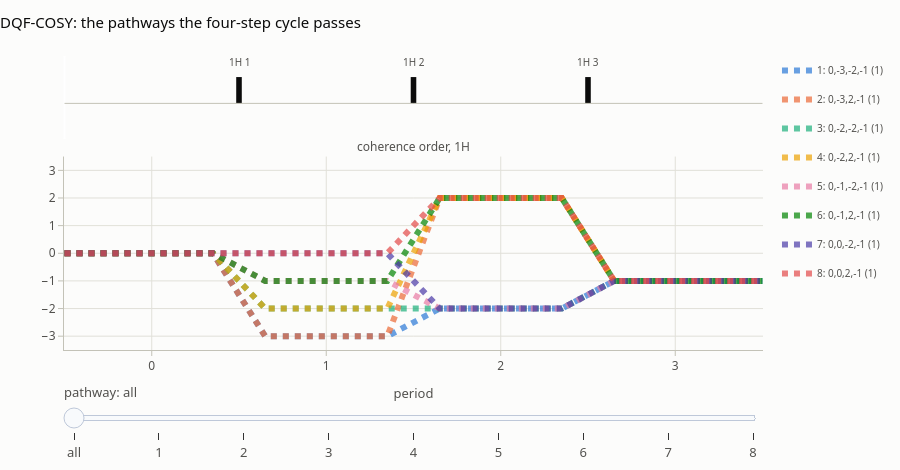

Source (notebook cell):
### Markdown cell above
## The pathways in ctps

`to_ctps` turns a program into a `ctps.Sequence` and `ctps.PhaseCycle` (orders
from the basis, the start from `rho0`, the end from the coil, gradients as
deltas of the same area), which is how `select` gets its weights; the
`ctps.PathwayResult` behind a selection is its `result`, so the pathway
explorer and the cycle search of `ctps` apply to a program as they are:

### Code cell
from ctps.plot import plot_pathways

sequence, cycle = dqf_cosy.to_ctps(spin_system)
print(cycle.cog_string(), "|", sequence.n_pulses, "pulses,", sequence.n_periods, "periods")
plot_pathways(selection.result, top=8, title="DQF-COSY: the pathways the four-step cycle passes")

### Figure 1 — Plotly figure (JSON) as saved in the notebook; plotly's stock layout.template omitted (floating-point values rounded to 4 significant figures)
{"data": [{"hovertemplate": "pathway 1: 0,-3,-2,-1<br>total 1, ψ 0°<br>pc 1 · grad 1 · diff 1 · pulse 1<extra></extra>", "legendgroup": "0", "line": {"color": "#2a78d6", "dash": "dot", "width": 6.0}, "mode": "lines", "name": "1: 0,-3,-2,-1 (1)", "opacity": 0.7, "showlegend": true, "x": [0.0, 0.85, 1.15, 1.85, 2.15, 2.85, 3.15, 4.0], "y": [0, 0, -3, -3, -2, -2, -1, -1], "type": "scatter", "xaxis": "x2", "yaxis": "y2"}, {"hovertemplate": "pathway 2: 0,-3,2,-1<br>total 1, ψ 0°<br>pc 1 · grad 1 · diff 1 · pulse 1<extra></extra>", "legendgroup": "1", "line": {"color": "#eb6834", "dash": "dot", "width": 6.0}, "mode": "lines", "name": "2: 0,-3,2,-1 (1)", "opacity": 0.7, "showlegend": true, "x": [0.0, 0.85, 1.15, 1.85, 2.15, 2.85, 3.15, 4.0], "y": [0, 0, -3, -3, 2, 2, -1, -1], "type": "scatter", "xaxis": "x2", "yaxis": "y2"}, {"hovertemplate": "pathway 3: 0,-2,-2,-1<br>total 1, ψ 0°<br>pc 1 · grad 1 · diff 1 · pulse 1<extra></extra>", "legendgroup": "2", "line": {"color": "#1baf7a", "dash": "dot", "width": 6.0}, "mode": "lines", "name": "3: 0,-2,-2,-1 (1)", "opacity": 0.7, "showlegend": true, "x": [0.0, 0.85, 1.15, 1.85, 2.15, 2.85, 3.15, 4.0], "y": [0, 0, -2, -2, -2, -2, -1, -1], "type": "scatter", "xaxis": "x2", "yaxis": "y2"}, {"hovertemplate": "pathway 4: 0,-2,2,-1<br>total 1, ψ 0°<br>pc 1 · grad 1 · diff 1 · pulse 1<extra></extra>", "legendgroup": "3", "line": {"color": "#eda100", "dash": "dot", "width": 6.0}, "mode": "lines", "name": "4: 0,-2,2,-1 (1)", "opacity": 0.7, "showlegend": true, "x": [0.0, 0.85, 1.15, 1.85, 2.15, 2.85, 3.15, 4.0], "y": [0, 0, -2, -2, 2, 2, -1, -1], "type": "scatter", "xaxis": "x2", "yaxis": "y2"}, {"hovertemplate": "pathway 5: 0,-1,-2,-1<br>total 1, ψ 0°<br>pc 1 · grad 1 · diff 1 · pulse 1<extra></extra>", "legendgroup": "4", "line": {"color": "#e87ba4", "dash": "dot", "width": 6.0}, "mode": "lines", "name": "5: 0,-1,-2,-1 (1)", "opacity": 0.7, "showlegend": true, "x": [0.0, 0.85, 1.15, 1.85, 2.15, 2.85, 3.15, 4.0], "y": [0, 0, -1, -1, -2, -2, -1, -1], "type": "scatter", "xaxis": "x2", "yaxis": "y2"}, {"hovertemplate": "pathway 6: 0,-1,2,-1<br>total 1, ψ 0°<br>pc 1 · grad 1 · diff 1 · pulse 1<extra></extra>", "legendgroup": "5", "line": {"color": "#008300", "dash": "dot", "width": 6.0}, "mode": "lines", "name": "6: 0,-1,2,-1 (1)", "opacity": 0.7, "showlegend": true, "x": [0.0, 0.85, 1.15, 1.85, 2.15, 2.85, 3.15, 4.0], "y": [0, 0, -1, -1, 2, 2, -1, -1], "type": "scatter", "xaxis": "x2", "yaxis": "y2"}, {"hovertemplate": "pathway 7: 0,0,-2,-1<br>total 1, ψ 0°<br>pc 1 · grad 1 · diff 1 · pulse 1<extra></extra>", "legendgroup": "6", "line": {"color": "#4a3aa7", "dash": "dot", "width": 6.0}, "mode": "lines", "name": "7: 0,0,-2,-1 (1)", "opacity": 0.7, "showlegend": true, "x": [0.0, 0.85, 1.15, 1.85, 2.15, 2.85, 3.15, 4.0], "y": [0, 0, 0, 0, -2, -2, -1, -1], "type": "scatter", "xaxis": "x2", "yaxis": "y2"}, {"hovertemplate": "pathway 8: 0,0,2,-1<br>total 1, ψ 0°<br>pc 1 · grad 1 · diff 1 · pulse 1<extra></extra>", "legendgroup": "7", "line": {"color": "#e34948", "dash": "dot", "width": 6.0}, "mode": "lines", "name": "8: 0,0,2,-1 (1)", "opacity": 0.7, "showlegend": true, "x": [0.0, 0.85, 1.15, 1.85, 2.15, 2.85, 3.15, 4.0], "y": [0, 0, 0, 0, 2, 2, -1, -1], "type": "scatter", "xaxis": "x2", "yaxis": "y2"}], "layout": {"xaxis": {"anchor": "y", "domain": [0.0, 1.0], "matches": "x2", "showticklabels": false, "showgrid": false}, "yaxis": {"anchor": "x", "domain": [0.718, 1.0], "visible": false, "range": [-1.35, 1.8]}, "xaxis2": {"anchor": "y2", "domain": [0.0, 1.0], "title": {"font": {"color": "#52514e", "size": 13}, "text": "period"}, "tickfont": {"color": "#52514e", "size": 12}, "showgrid": true, "gridcolor": "#e1e0d9", "zeroline": false, "showline": true, "linecolor": "#c3c2b7", "ticks": "outside", "tickcolor": "#c3c2b7", "tickvals": [0.5, 1.5, 2.5, 3.5], "ticktext": ["0", "1", "2", "3"]}, "yaxis2": {"anchor": "x2", "domain": [0.0, 0.658], "tickfont": {"color": "#52514e", "size": 12}, "title": {"font": {"color": "#52514e", "size": 13}}, "range": [-3.5, 3.5], "dtick": 1, "showgrid": true, "gridcolor": "#e1e0d9", "zeroline": false, "showline": true, "linecolor": "#c3c2b7", "ticks": "outside", "tickcolor": "#c3c2b7"}, "annotations": [{"font": {"color": "#52514e", "size": 12}, "showarrow": false, "text": "coherence order, 1H", "x": 0.5, "xanchor": "center", "xref": "paper", "y": 0.658, "yanchor": "bottom", "yref": "paper"}, {"font": {"color": "#52514e", "size": 10}, "showarrow": false, "text": "1H 1", "x": 1.0, "xanchor": "center", "xref": "x", "y": 1.22, "yanchor": "bottom", "yref": "y"}, {"font": {"color": "#52514e", "size": 10}, "showarrow": false, "text": "1H 2", "x": 2.0, "xanchor": "center", "xref": "x", "y": 1.22, "yanchor": "bottom", "yref": "y"}, {"font": {"color": "#52514e", "size": 10}, "showarrow": false, "text": "1H 3", "x": 3.0, "xanchor": "center", "xref": "x", "y": 1.22, "yanchor": "bottom", "yref": "y"}], "shapes": [{"fillcolor": "#0b0b0b", "line": {"width": 0}, "type": "rect", "x0": 0.984, "x1": 1.016, "xref": "x", "y0": 0.0, "y1": 1.0, "yref": "y"}, {"fillcolor": "#0b0b0b", "line": {"width": 0}, "type": "rect", "x0": 1.984, "x1": 2.016, "xref": "x", "y0": 0.0, "y1": 1.0, "yref": "y"}, {"fillcolor": "#0b0b0b", "line": {"width": 0}, "type": "rect", "x0": 2.984, "x1": 3.016, "xref": "x", "y0": 0.0, "y1": 1.0, "yref": "y"}, {"line": {"color": "#c3c2b7", "width": 1}, "type": "line", "x0": 0.0, "x1": 4.0, "xref": "x", "y0": 0.0, "y1": 0.0, "yref": "y"}], "font": {"family": "system-ui, -apple-system, \"Segoe UI\", Roboto, sans-serif", "color": "#0b0b0b", "size": 13}, "margin": {"l": 64, "r": 24, "t": 56, "b": 48}, "title": {"font": {"size": 15, "color": "#0b0b0b"}, "text": "DQF-COSY: the pathways the four-step cycle passes", "x": 0, "xanchor": "left"}, "legend": {"font": {"size": 10, "color": "#52514e"}, "orientation": "v", "x": 1.02, "y": 1, "bgcolor": "rgba(0,0,0,0)"}, "modebar": {"bgcolor": "rgba(0,0,0,0)", "color": "#898781", "activecolor": "#52514e", "remove": ["lasso2d", "select2d"]}, "sliders": [{"active": 0, "currentvalue": {"font": {"color": "#52514e"}, "prefix": "pathway: "}, "font": {"color": "#52514e"}, "pad": {"t": 30}, "steps": [{"args": [{"opacity": [0.7, 0.7, 0.7, 0.7, 0.7, 0.7, 0.7, 0.7]}, {"annotations": [{"font": {"color": "#52514e", "size": 12}, "showarrow": false, "text": "coherence order, 1H", "x": 0.5, "xanchor": "center", "xref": "paper", "y": 0.658, "yanchor": "bottom", "yref": "paper"}, {"font": {"color": "#52514e", "size": 10}, "showarrow": false, "text": "1H 1", "x": 1.0, "xanchor": "center", "xref": "x", "y": 1.22, "yanchor": "bottom", "yref": "y"}, {"font": {"color": "#52514e", "size": 10}, "showarrow": false, "text": "1H 2", "x": 2.0, "xanchor": "center", "xref": "x", "y": 1.22, "yanchor": "bottom", "yref": "y"}, {"font": {"color": "#52514e", "size": 10}, "showarrow": false, "text": "1H 3", "x": 3.0, "xanchor": "center", "xref": "x", "y": 1.22, "yanchor": "bottom", "yref": "y"}]}], "label": "all", "method": "update"}, {"args": [{"opacity": [1.0, 0.12, 0.12, 0.12, 0.12, 0.12, 0.12, 0.12]}, {"annotations": [{"font": {"color": "#52514e", "size": 12}, "showarrow": false, "text": "coherence order, 1H", "x": 0.5, "xanchor": "center", "xref": "paper", "y": 0.658, "yanchor": "bottom", "yref": "paper"}, {"font": {"color": "#52514e", "size": 10}, "showarrow": false, "text": "1H 1", "x": 1.0, "xanchor": "center", "xref": "x", "y": 1.22, "yanchor": "bottom", "yref": "y"}, {"font": {"color": "#52514e", "size": 10}, "showarrow": false, "text": "1H 2", "x": 2.0, "xanchor": "center", "xref": "x", "y": 1.22, "yanchor": "bottom", "yref": "y"}, {"font": {"color": "#52514e", "size": 10}, "showarrow": false, "text": "1H 3", "x": 3.0, "xanchor": "center", "xref": "x", "y": 1.22, "yanchor": "bottom", "yref": "y"}, {"xref": "paper", "yref": "paper", "x": 1.0, "y": 0.0, "xanchor": "right", "yanchor": "bottom", "align": "left", "showarrow": false, "bgcolor": "#fcfcfb", "bordercolor": "#c3c2b7", "borderwidth": 1, "font": {"size": 11, "color": "#0b0b0b"}, "text": "<b>pathway 1</b> 0,-3,-2,-1<br>total 1, ψ 0°<br>phase cycle 1<br>gradient 1<br>diffusion 1<br>pulses 1"}]}], "label": "1", "method": "update"}, {"args": [{"opacity": [0.12, 1.0, 0.12, 0.12, 0.12, 0.12, 0.12, 0.12]}, {"annotations": [{"font": {"color": "#52514e", "size": 12}, "showarrow": false, "text": "coherence order, 1H", "x": 0.5, "xanchor": "center", "xref": "paper", "y": 0.658, "yanchor": "bottom", "yref": "paper"}, {"font": {"color": "#52514e", "size": 10}, "showarrow": false, "text": "1H 1", "x": 1.0, "xanchor": "center", "xref": "x", "y": 1.22, "yanchor": "bottom", "yref": "y"}, {"font": {"color": "#52514e", "size": 10}, "showarrow": false, "text": "1H 2", "x": 2.0, "xanchor": "center", "xref": "x", "y": 1.22, "yanchor": "bottom", "yref": "y"}, {"font": {"color": "#52514e", "size": 10}, "showarrow": false, "text": "1H 3", "x": 3.0, "xanchor": "center", "xref": "x", "y": 1.22, "yanchor": "bottom", "yref": "y"}, {"xref": "paper", "yref": "paper", "x": 1.0, "y": 0.0, "xanchor": "right", "yanchor": "bottom", "align": "left", "showarrow": false, "bgcolor": "#fcfcfb", "bordercolor": "#c3c2b7", "borderwidth": 1, "font": {"size": 11, "color": "#0b0b0b"}, "text": "<b>pathway 2</b> 0,-3,2,-1<br>total 1, ψ 0°<br>phase cycle 1<br>gradient 1<br>diffusion 1<br>pulses 1"}]}], "label": "2", "method": "update"}, {"args": [{"opacity": [0.12, 0.12, 1.0, 0.12, 0.12, 0.12, 0.12, 0.12]}, {"annotations": [{"font": {"color": "#52514e", "size": 12}, "showarrow": false, "text": "coherence order, 1H", "x": 0.5, "xanchor": "center", "xref": "paper", "y": 0.658, "yanchor": "bottom", "yref": "paper"}, {"font": {"color": "#52514e", "size": 10}, "showarrow": false, "text": "1H 1", "x": 1.0, "xanchor": "center", "xref": "x", "y": 1.22, "yanchor": "bottom", "yref": "y"}, {"font": {"color": "#52514e", "size": 10}, "showarrow": false, "text": "1H 2", "x": 2.0, "xanchor": "center", "xref": "x", "y": 1.22, "yanchor": "bottom", "yref": "y"}, {"font": {"color": "#52514e", "size": 10}, "showarrow": false, "text": "1H 3", "x": 3.0, "xanchor": "center", "xref": "x", "y": 1.22, "yanchor": "bottom", "yref": "y"}, {"xref": "paper", "yref": "paper", "x": 1.0, "y": 0.0, "xanchor": "right", "yanchor": "bottom", "align": "left", "showarrow": false, "bgcolor": "#fcfcfb", "bordercolor": "#c3c2b7", "borderwidth": 1, "font": {"size": 11, "color": "#0b0b0b"}, "text": "<b>pathway 3</b> 0,-2,-2,-1<br>total 1, ψ 0°<br>phase cycle 1<br>gradient 1<br>diffusion 1<br>pulses 1"}]}], "label": "3", "method": "update"}, {"args": [{"opacity": [0.12, 0.12, 0.12, 1.0, 0.12, 0.12, 0.12, 0.12]}, {"annotations": [{"font": {"color": "#52514e", "size": 12}, "showarrow": false, "text": "coherence order, 1H", "x": 0.5, "xanchor": "center", "xref": "paper", "y": 0.658, "yanchor": "bottom", "yref": "paper"}, {"font": {"color": "#52514e", "size": 10}, "showarrow": false, "text": "1H 1", "x": 1.0, "xanchor": "center", "xref": "x", "y": 1.22, "yanchor": "bottom", "yref": "y"}, {"font": {"color": "#52514e", "size": 10}, "showarrow": false, "text": "1H 2", "x": 2.0, "xanchor": "center", "xref": "x", "y": 1.22, "yanchor": "bottom", "yref": "y"}, {"font": {"color": "#52514e", "size": 10}, "showarrow": false, "text": "1H 3", "x": 3.0, "xanchor": "center", "xref": "x", "y": 1.22, "yanchor": "bottom", "yref": "y"}, {"xref": "paper", "yref": "paper", "x": 1.0, "y": 0.0, "xanchor": "right", "yanchor": "bottom", "align": "left", "showarrow": false, "bgcolor": "#fcfcfb", "bordercolor": "#c3c2b7", "borderwidth": 1, "font": {"size": 11, "color": "#0b0b0b"}, "text": "<b>pathway 4</b> 0,-2,2,-1<br>total 1, ψ 0°<br>phase cycle 1<br>gradient 1<br>diffusion 1<br>pulses 1"}]}], "label": "4", "method": "update"}, {"args": [{"opacity": [0.12, 0.12, 0.12, 0.12, 1.0, 0.12, 0.12, 0.12]}, {"annotations": [{"font": {"color": "#52514e", "size": 12}, "showarrow": false, "text": "coherence order, 1H", "x": 0.5, "xanchor": "center", "xref": "paper", "y": 0.658, "yanchor": "bottom", "yref": "paper"}, {"font": {"color": "#52514e", "size": 10}, "showarrow": false, "text": "1H 1", "x": 1.0, "xanchor": "center", "xref": "x", "y": 1.22, "yanchor": "bottom", "yref": "y"}, {"font": {"color": "#52514e", "size": 10}, "showarrow": false, "text": "1H 2", "x": 2.0, "xanchor": "center", "xref": "x", "y": 1.22, "yanchor": "bottom", "yref": "y"}, {"font": {"color": "#52514e", "size": 10}, "showarrow": false, "text": "1H 3", "x": 3.0, "xanchor": "center", "xref": "x", "y": 1.22, "yanchor": "bottom", "yref": "y"}, {"xref": "paper", "yref": "paper", "x": 1.0, "y": 0.0, "xanchor": "right", "yanchor": "bottom", "align": "left", "showarrow": false, "bgcolor": "#fcfcfb", "bordercolor": "#c3c2b7", "borderwidth": 1, "font": {"size": 11, "color": "#0b0b0b"}, "text": "<b>pathway 5</b> 0,-1,-2,-1<br>total 1, ψ 0°<br>phase cycle 1<br>gradient 1<br>diffusion 1<br>pulses 1"}]}], "label": "5", "method": "update"}, {"args": [{"opacity": [0.12, 0.12, 0.12, 0.12, 0.12, 1.0, 0.12, 0.12]}, {"annotations": [{"font": {"color": "#52514e", "size": 12}, "showarrow": false, "text": "coherence order, 1H", "x": 0.5, "xanchor": "center", "xref": "paper", "y": 0.658, "yanchor": "bottom", "yref": "paper"}, {"font": {"color": "#52514e", "size": 10}, "showarrow": false, "text": "1H 1", "x": 1.0, "xanchor": "center", "xref": "x", "y": 1.22, "yanchor": "bottom", "yref": "y"}, {"font": {"color": "#52514e", "size": 10}, "showarrow": false, "text": "1H 2", "x": 2.0, "xanchor": "center", "xref": "x", "y": 1.22, "yanchor": "bottom", "yref": "y"}, {"font": {"color": "#52514e", "size": 10}, "showarrow": false, "text": "1H 3", "x": 3.0, "xanchor": "center", "xref": "x", "y": 1.22, "yanchor": "bottom", "yref": "y"}, {"xref": "paper", "yref": "paper", "x": 1.0, "y": 0.0, "xanchor": "right", "yanchor": "bottom", "align": "left", "showarrow": false, "bgcolor": "#fcfcfb", "bordercolor": "#c3c2b7", "borderwidth": 1, "font": {"size": 11, "color": "#0b0b0b"}, "text": "<b>pathway 6</b> 0,-1,2,-1<br>total 1, ψ 0°<br>phase cycle 1<br>gradient 1<br>diffusion 1<br>pulses 1"}]}], "label": "6", "method": "update"}, {"args": [{"opacity": [0.12, 0.12, 0.12, 0.12, 0.12, 0.12, 1.0, 0.12]}, {"annotations": [{"font": {"color": "#52514e", "size": 12}, "showarrow": false, "text": "coherence order, 1H", "x": 0.5, "xanchor": "center", "xref": "paper", "y": 0.658, "yanchor": "bottom", "yref": "paper"}, {"font": {"color": "#52514e", "size": 10}, "showarrow": false, "text": "1H 1", "x": 1.0, "xanchor": "center", "xref": "x", "y": 1.22, "yanchor": "bottom", "yref": "y"}, {"font": {"color": "#52514e", "size": 10}, "showarrow": false, "text": "1H 2", "x": 2.0, "xanchor": "center", "xref": "x", "y": 1.22, "yanchor": "bottom", "yref": "y"}, {"font": {"color": "#52514e", "size": 10}, "showarrow": false, "text": "1H 3", "x": 3.0, "xanchor": "center", "xref": "x", "y": 1.22, "yanchor": "bottom", "yref": "y"}, {"xref": "paper", "yref": "paper", "x": 1.0, "y": 0.0, "xanchor": "right", "yanchor": "bottom", "align": "left", "showarrow": false, "bgcolor": "#fcfcfb", "bordercolor": "#c3c2b7", "borderwidth": 1, "font": {"size": 11, "color": "#0b0b0b"}, "text": "<b>pathway 7</b> 0,0,-2,-1<br>total 1, ψ 0°<br>phase cycle 1<br>gradient 1<br>diffusion 1<br>pulses 1"}]}], "label": "7", "method": "update"}, {"args": [{"opacity": [0.12, 0.12, 0.12, 0.12, 0.12, 0.12, 0.12, 1.0]}, {"annotations": [{"font": {"color": "#52514e", "size": 12}, "showarrow": false, "text": "coherence order, 1H", "x": 0.5, "xanchor": "center", "xref": "paper", "y": 0.658, "yanchor": "bottom", "yref": "paper"}, {"font": {"color": "#52514e", "size": 10}, "showarrow": false, "text": "1H 1", "x": 1.0, "xanchor": "center", "xref": "x", "y": 1.22, "yanchor": "bottom", "yref": "y"}, {"font": {"color": "#52514e", "size": 10}, "showarrow": false, "text": "1H 2", "x": 2.0, "xanchor": "center", "xref": "x", "y": 1.22, "yanchor": "bottom", "yref": "y"}, {"font": {"color": "#52514e", "size": 10}, "showarrow": false, "text": "1H 3", "x": 3.0, "xanchor": "center", "xref": "x", "y": 1.22, "yanchor": "bottom", "yref": "y"}, {"xref": "paper", "yref": "paper", "x": 1.0, "y": 0.0, "xanchor": "right", "yanchor": "bottom", "align": "left", "showarrow": false, "bgcolor": "#fcfcfb", "bordercolor": "#c3c2b7", "borderwidth": 1, "font": {"size": 11, "color": "#0b0b0b"}, "text": "<b>pathway 8</b> 0,0,2,-1<br>total 1, ψ 0°<br>phase cycle 1<br>gradient 1<br>diffusion 1<br>pulses 1"}]}], "label": "8", "method": "update"}]}], "height": 470, "paper_bgcolor": "#fcfcfb", "plot_bgcolor": "#fcfcfb", "hovermode": "closest"}}
